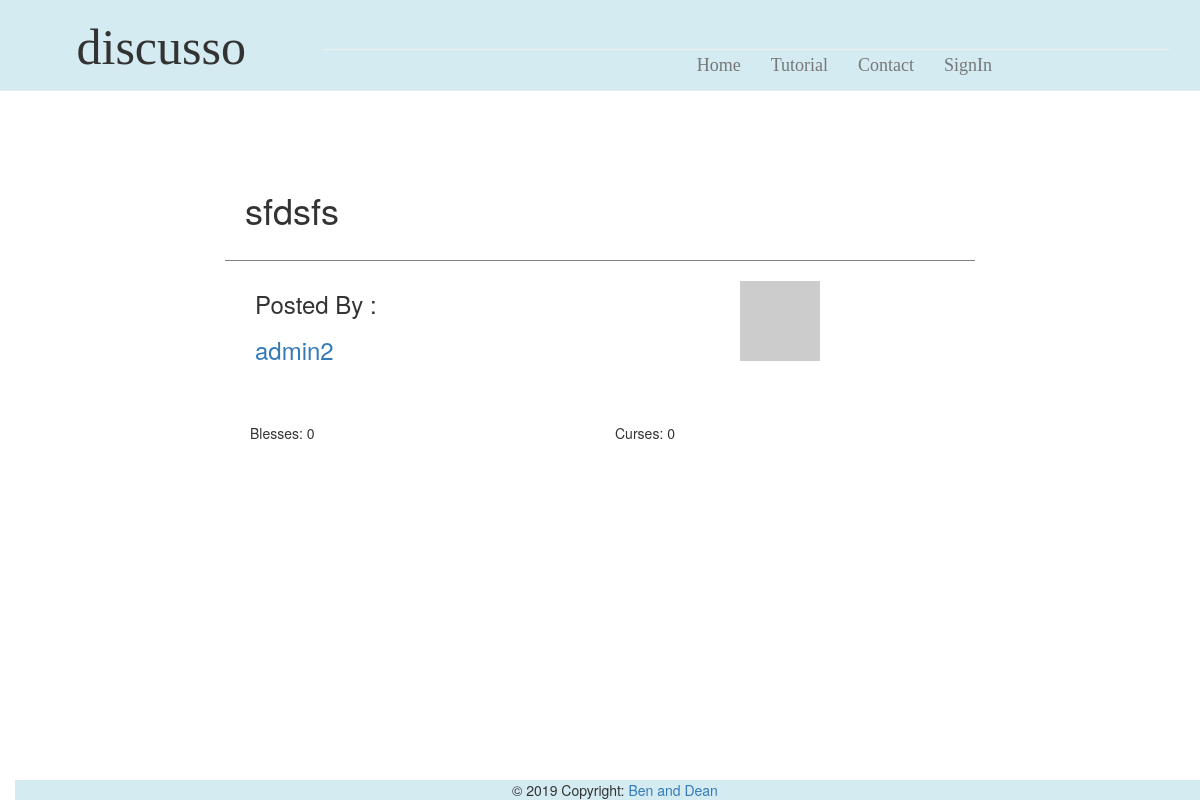
The app's page /topicpage/7, older data.
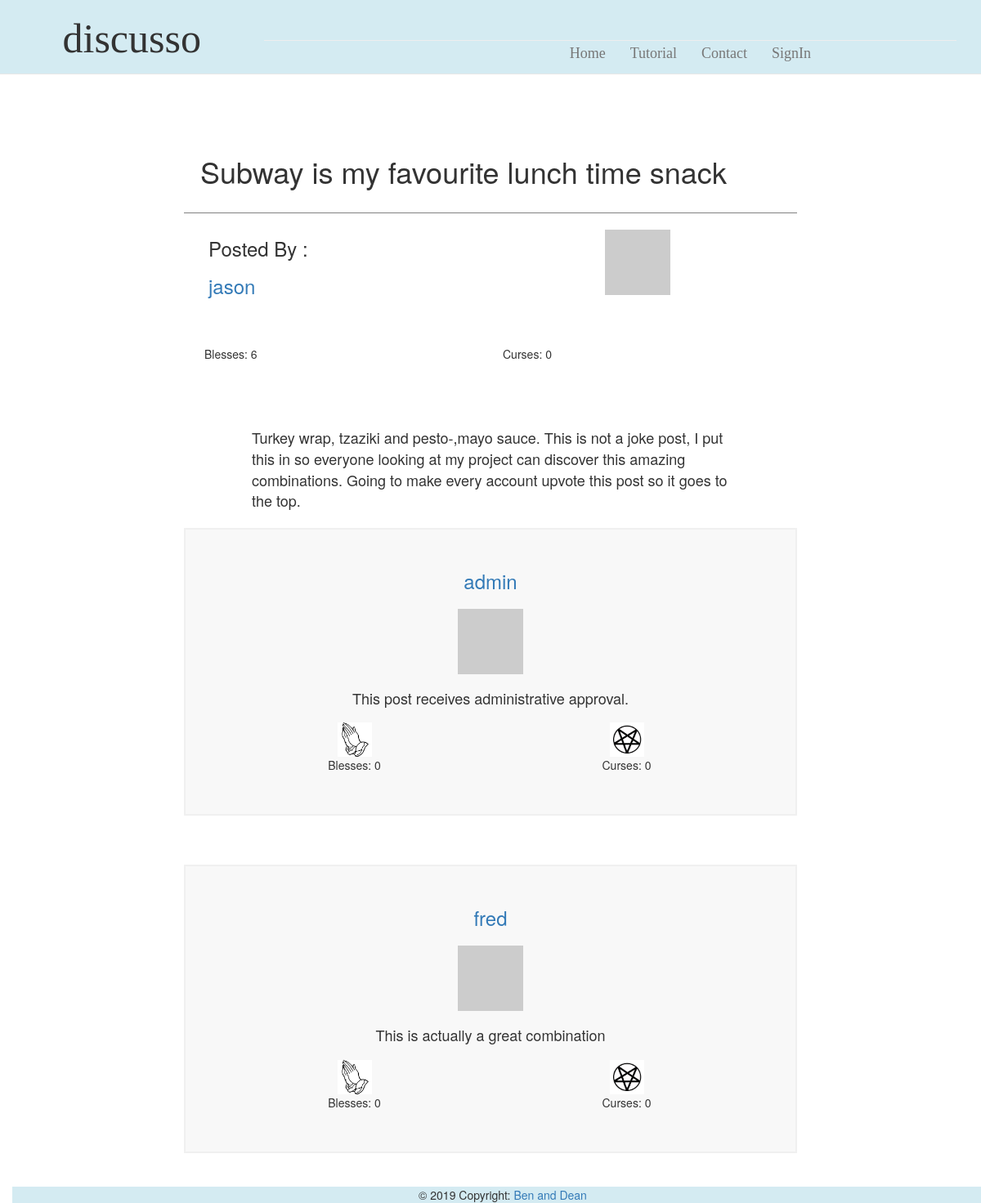
The same page, newer data.
### app/models.py (models this page shows, shortened)
class Post(db.Model):
    id = db.Column(db.Integer, primary_key=True)
    title = db.Column(db.String(64))
    desc = db.Column(db.String(248))
    blesses = db.Column(db.Integer, default=0)
    curses = db.Column(db.Integer, default=0)
    timestamp = db.Column(db.DateTime, index=True, default=datetime.utcnow)
    user_id = db.Column(db.Integer, db.ForeignKey('user.id'))
    p_replies = db.relationship('Reply', backref='ogPost', lazy='dynamic')
    user_votes = db.relationship('Post_BC', backref='post', lazy='dynamic')

class User(UserMixin, db.Model):
    id = db.Column(db.Integer, primary_key=True)
    username = db.Column(db.String(64), index=True, unique=True)
    bio = db.Column(db.String(248))
    passwd_hash = db.Column(db.String(128))
    email = db.Column(db.String(120), index=True, unique=True)
    admin = db.Column(db.Boolean)
    blesses = db.Column(db.Integer, default=0)
    curses = db.Column(db.Integer, default=0)
    def avatar(self, size):
        digest = md5(self.email.lower().encode('utf-8')).hexdigest()
        return 'https://www.gravatar.com/avatar/{}?d=identicon&s={}'.format(
            digest, size)
    posts = db.relationship('Post', backref='author', lazy='dynamic')
    replies = db.relationship('Reply', backref='author', lazy='dynamic')

class Reply(db.Model):
    id = db.Column(db.Integer, primary_key=True)
    post_id = db.Column(db.Integer, db.ForeignKey('post.id'))
    text = db.Column(db.String(248))
    blesses = db.Column(db.Integer, default=0)
    curses = db.Column(db.Integer, default=0)
    timestamp = db.Column(db.DateTime, index=True, default=datetime.utcnow)
    stance = db.Column(db.Boolean)
    user_id = db.Column(db.Integer, db.ForeignKey('user.id'))
    user_votes = db.relationship('Reply_BC', backref='reply', lazy='dynamic')

### app/routes.py (the view, shortened to what this page needs)
@app.route('/topicpage/<postid>', methods=['GET', 'POST'])
def topic(postid):
    allUsers = User.query.all()
    myPost = Post.query.get(postid)
    if myPost is None:
        return render_template('404.html'), 404
    rForm = ReplyForm()
    myReply = myPost.p_replies.all()
    return render_template('topicpage.html', title='Topic', post=myPost, replies=myReply, form=rForm, user=allUsers)

### app/templates/topicpage.html (shortened to what this page needs)
{% extends "topbar.html" %}
{% block content %}
<div class="container-fluid">
	<div class="leftSide col-lg-2">
	</div>
	<div class="topicPage mainArea col-lg-8">
		<div id="question">
			<div class="special">
				<h1> {{post.title}} </h1>
			</div>
			{% for u in user %}
			{% if u.id == post.user_id %}
			<div class="poststuff container-fluid">
				<div class="col-lg-6">
					<h3> Posted By :</h3>
					<h3><a href="{{ url_for('profile',userid = '') }}{{u.id}}">{{u.username}}</a></li>
					</h3>
				</div>
				<div class="col-lg-6">
					<div class="imgBox">
						<img src="{{ u.avatar(128) }}">
					</div>
				</div>
			</div>
			{%endif%}
			{%endfor%}
			<div class="innerTopic container-fluid">
				{% if not current_user.is_anonymous %}
                    <div class="col-lg-6">
                        <a href= {{url_for('applyBCtoPost', uid=current_user.id, pid=post.id, option='bless')}}>
                            <img src="{{url_for('static', filename='prayingHands.jpg') }}"  style="width:42px;height:42px;border:0">
                        </a>
                        <p>Blesses: {{post.blesses}} </p>
                    </div>
                    <div class="col-lg-6">
                        <a href= {{url_for('applyBCtoPost', uid=current_user.id, pid=post.id, option='curse')}}>
                            <img src="{{url_for('static', filename='pentagram.jpg') }}"  style="width:42px;height:42px;border:0">
                        </a>
                        <p>Curses: {{post.curses}}</p>
                    </div>
                {% else %}
                    <div class="col-lg-6">
                        <p>Blesses: {{post.blesses}} </p>
                    </div>
                    <div class="col-lg-6">
                        <p>Curses: {{post.curses}} </p>
                    </div>
				{% endif %}
				<br>
				<br>
				<div class="blurb">
					<br>
					<p>{{post.desc}}</p>
				</div>
			</div>
		</div>
		{% for reply in replies %}
		<div class="comment">
			<div class="header">
				{% for u in user %}
				{% if u.id == reply.user_id %}
				<h3><a href="{{ url_for('profile',userid = '') }}{{u.id}}">{{u.username}}</a></li>
				</h3>
				<div class="imgBox">
					<img src="{{ u.avatar(36) }}">
				</div>
				{%endif%}
				{%endfor%}
				<h4> {{reply.text}} </h4>
			</div>
			<div class="innerTopic container-fluid">
					<div class="col-lg-6">
							<a class="button1" href= {{url_for('applyBCtoReply', reply_id=reply.id, option='bless')}}>
								<img src="{{url_for('static', filename='prayingHands.jpg') }}"  style="width:42px;height:42px;border:0">
							</a>
							<p>Blesses: {{reply.blesses}}</p>
						</div>
						<div class="col-lg-6">
							<a class="button2"href= {{url_for('applyBCtoReply', reply_id=reply.id, option='curse')}}>
								<img src="{{url_for('static', filename='pentagram.jpg') }}"  style="width:42px;height:42px;border:0">
							</a>
							<p>Curses: {{reply.curses}}</p>
						</div>
			</div>
		</div>
			<br>
			<br>
			<br>
			{% endfor %}
		<div class="rightSide col-lg-2">
		</div>
	</div>
	{% endblock %}

### app/templates/topbar.html (shortened to what this page needs)
<html>
<head>
    <link rel="stylesheet" href="https://maxcdn.bootstrapcdn.com/bootstrap/3.4.0/css/bootstrap.min.css">
    <link rel="stylesheet" type="text/css" href="{{ url_for('static',filename='stylesheet.css') }}">
</head>
<body>
    <nav class="hidden-xs hidden-sm navbar navbar-default navbar-fixed-top">
        <div class="top container-fluid">
            <div class="hidden-xs hidden-sm navTitle col-lg-3">
                <div class="nav-brand">
                    <h1>discusso</h1>
                </div>
            </div>
            <div class="hidden-xs hidden-sm topbarRight col-lg-9">
                <div class="page-header">
                    <ul class="nav navbar-nav navbar-right">
                        <li><a href="{{ url_for('homepage') }}">Home</a></li>
                        <li><a href="{{ url_for('tutorial') }}">Tutorial</a></li>
                        <li><a href="{{ url_for('contact') }}">Contact</a></li>
                        {% if current_user.is_anonymous %}
                        <li><a href="{{ url_for('signin') }}">SignIn</a></li>
                        {% else %}
                        <li><a href="{{ url_for('profile',userid = '') }}{{current_user.id}}">Profile</a></li>
                        <li><a href="{{ url_for('logout') }}">Sign Out</a></li>
                        {% endif %}
                    </ul>
                </div>
            </div>
        </div>
    </nav>
    {% block content %}{% endblock %}
    <footer class="page-footer font-small blue pt-4">
        <div class="container-fluid text-center">
            <div class="footer-copyright text-center py-3">© 2019 Copyright:
                <a href="http://http://teaching.csse.uwa.edu.au/units/CITS3403/"> Ben and Dean</a>
            </div>
        </div>
    </footer>
</body>
</html>

### app/static/stylesheet.css (style rules this page uses)
@media (min-width: 900px) { body { padding-top: 150px; } }
.navbar-default { text-align: center; background-color: #d4ebf2; font-family: Cambria, Cochin, Georgia, Times, 'Times New Roman', serif; font-size: large; }
.nav { padding-right: 30%; }
.page-header { padding-left: 30%; }
.navTitle h1 { font-size: 50px; }
.page-footer { background-color: #d4ebf2; position: fixed; bottom: 0; width: 100%; height: -15px; }
.innerTopic { padding: 10px; }
.special { padding: 20px; border-bottom: 1px solid grey; margin-bottom: 10px; }
.blurb p { font-size: large; padding-top: 40px; padding-left: 10%; padding-right: 10%; }
.imgBox { padding: 10px; text-align: center; }
.poststuff { padding-bottom: 40px; }
.comment { padding: 30px; text-align: center; background-color: #F8F8F8; border: 2px solid #F0F0F0; }

Row changes from the older to the newer data that the page shows:
no longer on this page (row edited): User: username "admin2", shown under "sfdsfs"
changed Post: title "sfdsfs" → "Subway is my favourite lunch time snack"; blesses "0" → "6"; desc (not shown) → "Turkey wrap, tzaziki and pesto-,mayo sauce. This is not a joke post, I put this in so everyone looking at my project can discover this amazing combinations. Going to make every account upvote this post so it goes to the top."
added User: username "jason", shown under "Subway is my favourite lunch time snack"
now on this page (row edited): Reply: text "This post receives administrative approval.", blesses "0", curses "0"
added User: username "admin", shown under "This post receives administrative approval."
now on this page (row edited): Reply: text "This is actually a great combination", blesses "0", curses "0"
added User: username "fred", shown under "This is actually a great combination"
